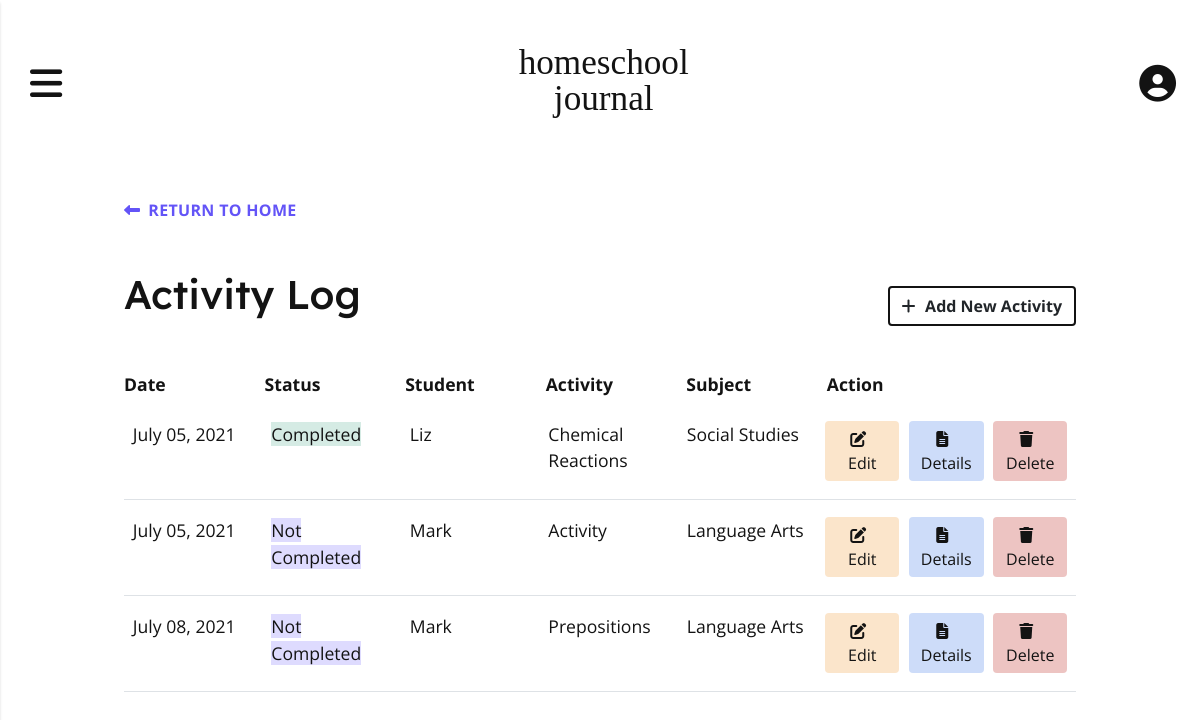
Page /log (signed in) on the earlier database version.
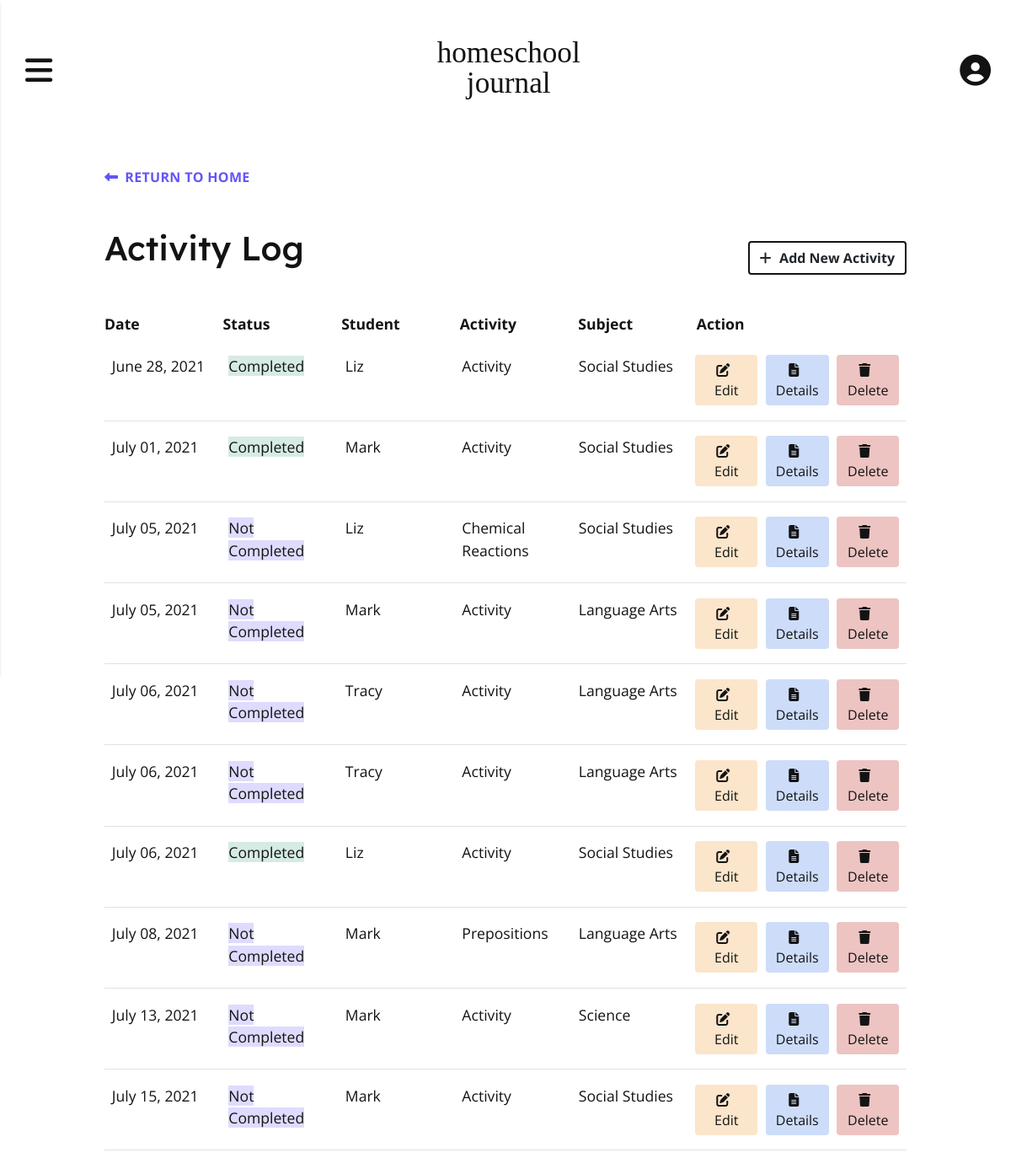
Same page on the later database version.
### app/models.py (models this page shows, shortened)
class Activity(db.Model):
    id = db.Column(db.Integer, primary_key=True)
    title = db.Column(db.String(150), index=True, nullable=False)
    user_id = db.Column(db.Integer, db.ForeignKey('user.id'), index=True)
    subject_id = db.Column(db.Integer, db.ForeignKey('subject.id'), index=True, nullable=False)
    student_id = db.Column(db.Integer, db.ForeignKey('student.id'), index=True, nullable=False)
    description = db.Column(db.Text, index=True)
    resources = db.Column(db.Text, index=True)
    activity_date = db.Column(db.DateTime, index=True, nullable=False)
    notes = db.Column(db.Text, index=True)
    status = db.Column(db.String(64), index=True, nullable=False)

class Student(db.Model):
    id = db.Column(db.Integer, primary_key=True)
    student_name = db.Column(db.String(64), index=True)
    user_id = db.Column(db.Integer, db.ForeignKey('user.id'))
    attendance = db.relationship('Attendance', backref='student', lazy='dynamic')
    activities = db.relationship('Activity', backref='student', lazy='dynamic')
    def __str__(self):
        return self.student_name

class Subject(db.Model):
    id = db.Column(db.Integer, primary_key=True)
    user_id = db.Column(db.Integer, db.ForeignKey('user.id'), index=True)
    subject_name = db.Column(db.String(64), index=True)
    activities = db.relationship('Activity', backref='subject', lazy='dynamic')
    def __str__(self):
        return self.subject_name

### app/routes.py (the view)
@app.route('/log', methods = ('GET', 'POST'))
@login_required
def log():
    activities = current_user.activities.order_by(Activity.activity_date).all()
    return render_template('log.html', activities=activities)

### app/__init__.py (called while the page is built)
@app.template_filter()
def datetime_format_filter(value, format='%B %d, %Y'):
    return value.strftime(format)

### app/models.py (called while the page is built)
@login.user_loader
def load_user(id):
    return User.query.get(int(id))

### app/templates/log.html (shortened to what this page needs)
{% extends 'base.html' %}
{% block content %}
    <div class="activity activity--log">
        <a class="activity__btn-back" href="{{ url_for('index') }}"><i class="fas fa-long-arrow-alt-left controls-icon"></i>Return to Home</a>
        <div class="activity-log__header">
            <h1 class="activity__title">Activity Log</h1>
            <a href="{{ url_for('add') }}" id="add-btn" class="btn activity__add-btn"><i class="fas fa-plus activity__add-btn-icon"></i>Add New Activity</a>
        </div>
        <div class="activity-log__table-wrapper">
            <div class="activity-log__table-wrapper">
                <div class="activity-log__table-header-wrapper">
                    <div class="activity-log__table-header">
                        <h2 class="activity-log__table-heading">Date</h2>
                        <h2 class="activity-log__table-heading">Status</h2>
                        <h2 class="activity-log__table-heading">Student</h2>
                        <h2 class="activity-log__table-heading">Activity</h2>
                        <h2 class="activity-log__table-heading">Subject</h2>
                        <h2 class="activity-log__table-heading">Action</h2>
                    </div>
                </div>
                <div class="activity-log__table-content">
                    {% for activity in activities %}
                    <div class=activity-log__entry>
                        <p class="activity-log__entry-data">{{ activity.activity_date | datetime_format_filter }}</p>
                        <p class="activity-log__entry-data"><span class="activity__entry-status-{{ activity.status | lower | replace(" ", "") }}">{{ activity.status }}</span></p>
                        <p class="activity-log__entry-data"><span class="activity-log__entry-label">Student: </span>{{ activity.student }}</p>
                        <p class="activity-log__entry-data"><span class="activity-log__entry-label">Activity: </span>{{ activity.title }}</p>
                        <p class="activity-log__entry-data"><span class="activity-log__entry-label">Subject: </span>{{ activity.subject }}</p>
                        <p class="activity-log__entry-data activity-log__entry-controls">
                            <a href="{{ url_for('update', title=activity.title) }}" class="btn btn-edit activity-log__controls-btn"><i class="fas fa-edit controls-icon"></i>Edit</a>
                            <a href="{{ url_for('details', title=activity.title) }}" class="btn btn-details activity-log__controls-btn"><i class="fas fa-file-alt controls-icon"></i></i>Details</a>
                            <a href="{{ url_for('delete', id=activity.id) }}" class="btn btn-delete activity-log__controls-btn" onclick="return confirm('Are you sure you want to delete?')"><i class="fas fa-trash controls-icon"></i>Delete</a>
                        </p>
                    </div>
                    {% endfor %}
                </div>
            </div>
        </div>
    </div>
{% endblock %}

### app/templates/base.html (shortened to what this page needs)
<!DOCTYPE html>
<html lang="en">
    <head>
        <link rel="stylesheet" href="https://stackpath.bootstrapcdn.com/bootstrap/4.3.1/css/bootstrap.min.css">
        <link rel="stylesheet" href="{{ url_for('static', filename='style.css') }}">
        <link rel="stylesheet" href="https://unpkg.com/bootstrap-table@1.18.2/dist/bootstrap-table.min.css">
    </head>
    <body>
      <div class="container-main">
        <header class="header-main">
          <nav class="navbar-custom">
            <button class="navbar-icon navbar-toggle" id="navbarOpen" type="button" aria-controls="navbarPanel" aria-expanded="false" aria-label="Toggle navigation">
              <i class="fas fa-bars"></i>
            </button>
            <h1 class="navbar-logo"><a class="navbar-logo-text" href="{{ url_for('index') }}">homeschool </br>journal</a></h1>
            <a href="{{ url_for ('profile') }}" class="navbar-icon navbar-profile">
              <i class="fas fa-user-circle"></i>
            </a>
          </nav>
        </header>
        <div class ="container">
            {% block content %} {% endblock %}
        </div>
      </div>
    </body>
</html>

### app/static/style.css (style rules this page uses)
:root { --black: #131313; --white: #FFFFFF; --bg-light: #EBF6F2; --bg-navbar: #DEDBFE; --bg-dark: #167973; --bg-activity-display: hsla(245, 100%, 95%, 0.9); --bg-completed: hsla(160, 36%, 88%, 1); --bg-notcompleted: hsla(246, 91%, 65%, 0.21); --bg-cell-hover: hsla(245, 100%, 96%, 0.7); --completed-color: hsla(176, 69%, 28%, 1); --notcompleted-color: hsla(246, 54%, 53%, 1); --content-bg-light: #D7ECE5; --attendance-bg:#FBE6CC; --link-color: #6354F7; --link-hover-color: #872CA7; --highlight-color: #6354F7; --btn-bright: #6354F7; --btn-bright-hover: #872CA7; --btn-activity-display: hsla(246, 91%, 65%, 1); --btn-activity-display-hover: hsla(246, 91%, 55%, 1); --btn-bg-color-light: #C7C4E3; --btn-edit: hsla(33, 85%, 89%, 1); --btn-details: hsla(220, 78%, 89%, 1); --btn-delete: hsla(3, 56%, 49%, 0.3); --btn-edit-hover: hsla(33, 85%, 79%, 1); --btn-details-hover: hsla(220, 78%, 79%, 1); --btn-delete-hover: hsla(3, 66%, 42%, 0.4); --alert-color: rgba(196, 61, 55, 0.3); --header-icon-hover-color: #872CA7; --border-light: #dee2e6; }
*, *:before, *:after { box-sizing: border-box; }
p { margin: 0; padding: 0; }
body { margin: 0; padding: 0; background-color: var(--white); color: #131313; font-family: 'Open Sans', sans-serif; font-weight: 400; }
a { text-decoration:none; color: var(--link-color); cursor: pointer; }
h1, h2, h3, h4 { font-family: "Lexend Deca", serif; }
.container { width: 100%; max-width: 1000px; margin: 0 auto; padding: 2em 1.5em; }
.btn { border: unset; cursor: pointer; }
.btn-edit { background-color: var(--btn-edit); color: var(--black); }
.btn-details { background-color: var(--btn-details); color: var(--black); }
.btn-delete { background-color: var(--btn-delete); color: var(--black); }
.controls-icon { margin-right: 0.5em; }
.header-main { position: relative; }
.navbar-custom { padding: 2.7em 1.5em; display: flex; justify-content: space-between; align-items: center; }
.navbar-logo { text-align: center; line-height: 0.8em; }
.navbar-logo-text { font-family: 'Zilla Slab', serif; font-size: 2.2rem; color: #131313; }
.navbar-icon { background: #131313; color: #131313; border: unset; background: unset; font-size: 2.3rem; }
.activity__add-btn { border: 2px solid var(--black); font-weight: 700; }
.activity__add-btn-icon { margin-right: 0.6em; }
.activity__btn-back { display: block; font-weight: 700; text-transform: uppercase; letter-spacing: 0.02em; margin-bottom: 3em; }
.activity__title { margin-bottom: 0.6em; }
@media screen and (min-width: 650px) { .activity { max-width: 650px; margin: 0 auto; } }
.activity--log { max-width: 1000px; }
.activity-log__header { display: flex; flex-direction: column; align-items: center; }
.activity-log__table-wrapper { width: 100%; margin-top: 2em; }
.activity-log__table-content { display: flex; flex-direction: column; align-items: center; }
.activity-log__table-header-wrapper { display: none; }
.activity-log__table-header { width: 100%; display: grid; grid-template-columns: 1fr 1fr 1fr 1fr 1fr 2fr; gap: 1em; }
.activity-log__table-heading { font-size: 1.1rem; font-family: 'Open Sans', sans-serif; font-weight: 700; }
.activity-log__entry { font-size: 1.1rem; width: 100%; padding: 1em 0.5em; border-bottom: 2px solid var(--border-light); max-width: 400px; }
.activity-log__entry-data { font-weight: 700; margin-bottom: 0.5em; }
.activity__entry-status-completed { background: var(--bg-completed); }
.activity__entry-status-notcompleted { background: var(--bg-notcompleted); }
.activity-log__entry-controls { display: flex; width: 100%; justify-content: center; align-items: center; margin-top: 1em; }
.activity-log__controls-btn { margin-right: 0.6em; width: 100%; flex-grow: 1; }
.activity-log__controls-btn:last-child { margin-right: 0; }
@media screen and (min-width: 968px) { .activity-log__table-header-wrapper { display: block; } }
@media screen and (min-width: 968px) { .activity-log__header { flex-direction: row; justify-content: space-between; align-items: center; } }
@media screen and (min-width: 968px) { .activity-log__entry { display: grid; grid-template-columns: 1fr 1fr 1fr 1fr 1fr 2fr; gap: 1em; border-bottom: 1px solid #dee2e6; margin-bottom: 0; max-width: 100%; } }
@media screen and (min-width: 968px) { .activity-log__entry-data { font-weight: 400; margin-bottom: 0; } }
@media screen and (min-width: 968px) { .activity-log__entry-controls { margin-top: 0; } }

Differences in the rows shown:
added Activity: activity_date "June 28, 2021", status "Completed", student "Liz", title "Activity", subject "Social Studies"
added Activity: activity_date "July 01, 2021", status "Completed", student "Mark", title "Activity", subject "Social Studies"
changed Activity "Chemical Reactions": status "Completed" → "Not Completed"
added Activity: activity_date "July 06, 2021", status "Not Completed", student "Tracy", title "Activity", subject "Language Arts"
added Activity: activity_date "July 06, 2021", status "Not Completed", student "Tracy", title "Activity", subject "Language Arts"
added Activity: activity_date "July 06, 2021", status "Completed", student "Liz", title "Activity", subject "Social Studies"
added Activity: activity_date "July 13, 2021", status "Not Completed", student "Mark", title "Activity", subject "Science"
added Activity: activity_date "July 15, 2021", status "Not Completed", student "Mark", title "Activity", subject "Social Studies"
